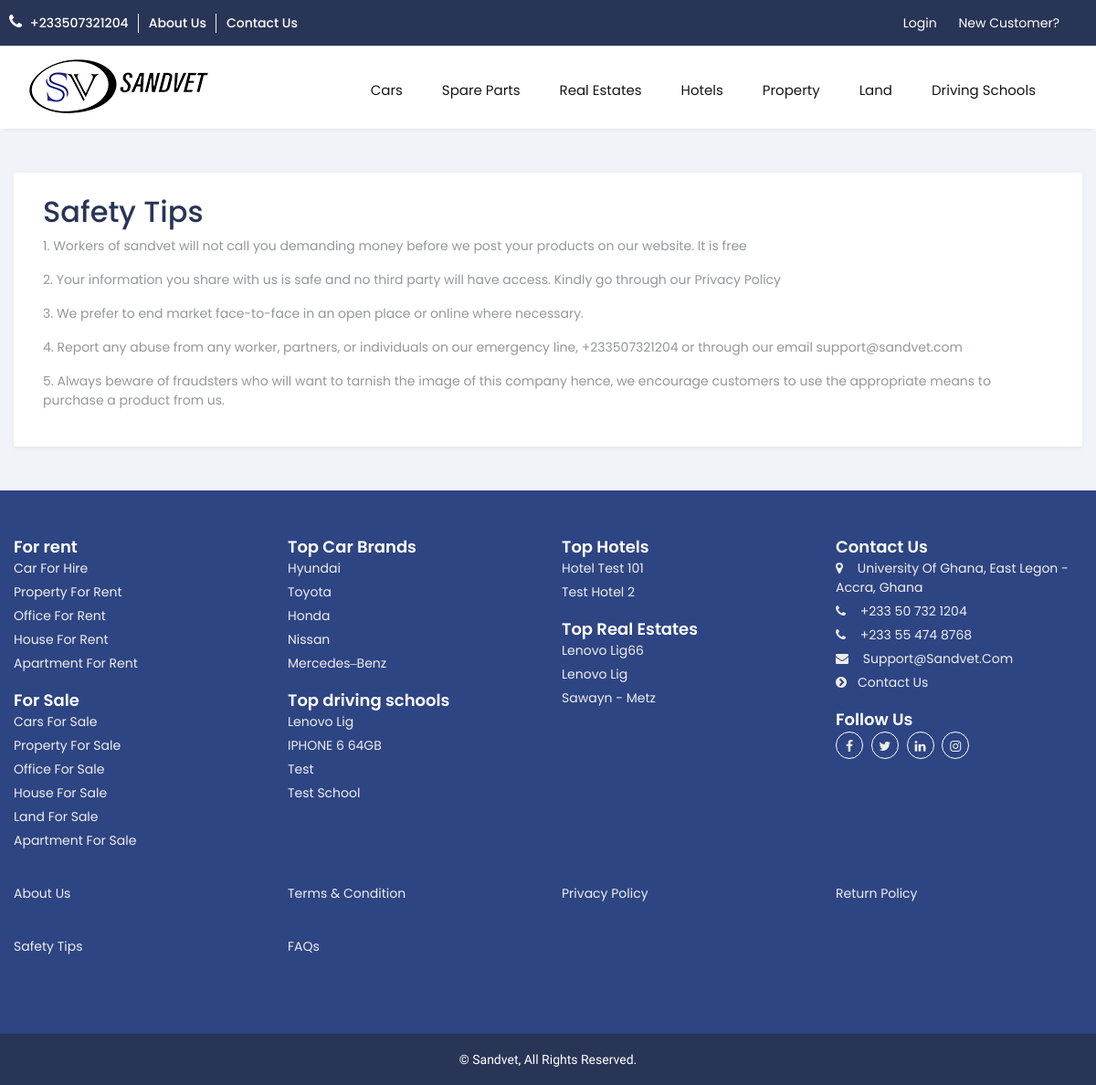
Screenshot of /safety-tips/ with the database file from the repository.
### property/models.py (models this page shows, shortened)
class Category(models.Model):
    title = models.CharField(max_length=200, null=True, blank=True, unique=True)
    created_at = models.DateTimeField(auto_now_add=True)
    slug = AutoSlugField(populate_from='title',unique_with='created_at__month',slugify=custom_slugify )
    class Meta:
        ordering = ['-id']
    def get_for_sale_category_url(self):
        return reverse("property:for-sale-cate", kwargs={
            'slug': self.slug
        })
    def get_for_rent_category_url(self):
        return reverse("property:for-rent-cate", kwargs={
            'slug': self.slug
        })

class Hotel(models.Model):
    title = models.CharField(max_length=200,null=True)
    location_address = models.CharField(max_length=200, null=True)
    locality = models.ForeignKey(Locality, on_delete=models.CASCADE, null=True)
    region = models.CharField(choices=REGIONS_LIST, max_length=20, null=True)
    logo = models.ImageField(upload_to='hotels/logo', null=True)
    image = models.ImageField(upload_to='hotels/')
    description = models.TextField(null=True, blank=False)
    rate = models.CharField(choices=STAR_RATING, max_length=1, null=True, blank=True)
    free_parking = models.BooleanField(default=False)
    free_wiFi = models.BooleanField(default=False)
    pool = models.BooleanField(default=False)
    fitness_center = models.BooleanField(default=False)
    free_breakfast = models.BooleanField(default=False)
    free_airport_transportation = models.BooleanField(default=False)
    conference_facilities = models.BooleanField(default=False)
    bar_or_lounge = models.BooleanField(default=False)
    views = models.PositiveIntegerField(default=0)
    featured = models.PositiveIntegerField(default=0)
    created_at = models.DateTimeField(auto_now_add=True)
    slug = AutoSlugField(
                populate_from='title',
                unique_with='created_at__month',
                slugify=custom_slugify
            )
    def get_absolute_url(self):
        return reverse("property:hotel-detail", kwargs={
            'slug': self.slug
        })

class RealEstate(models.Model):
    title = models.CharField(max_length=200,null=True, unique=True)
    region = models.CharField(choices=REGIONS_LIST, max_length=20, null=True, blank=True)
    locality = models.ForeignKey(Locality, on_delete=models.CASCADE, null=True, blank=True)
    location_address = models.CharField(max_length=200, null=True)
    url = models.URLField(max_length=200, null=True, blank=True)
    logo = models.ImageField(upload_to='realeastate/logo', null=True)
    image = models.ImageField(upload_to='realeastate/')
    description = models.TextField(null=True, blank=False)
    views = models.PositiveIntegerField(default=0)
    featured = models.PositiveIntegerField(default=0)
    created_at = models.DateTimeField(auto_now_add=True)
    slug = AutoSlugField(
                populate_from='title',
                unique_with='created_at__month',
                slugify=custom_slugify
            )
    def get_absolute_url(self):
        return reverse("property:realestate-detail", kwargs={
            'slug': self.slug
        })

### cars/models.py (models this page shows, shortened)
class Brand(models.Model):
    name = models.CharField(unique=True, max_length=200)
    featured = models.PositiveIntegerField(default=0)
    image = models.ImageField(upload_to='brands/', null=True, blank=True)
    created_at = models.DateTimeField(auto_now_add=True)
    views = models.PositiveIntegerField(default=0)
    slug = AutoSlugField(populate_from='name', unique_with='created_at__month', slugify=custom_slugify )
    def get_absolute_url(self):
        return reverse("cars:brand", kwargs={
            'slug': self.slug
        })

class School(models.Model):
    title = models.CharField(max_length=200,null=True)
    region = models.CharField(max_length=20, choices=REGIONS_LIST, null=True, blank=True)
    locality = models.ForeignKey(Locality, on_delete=models.SET_NULL, null=True, blank=True, related_name='schoollocality')
    image = models.ImageField(upload_to='school/')
    description = models.TextField(null=True, blank=False)
    location = models.CharField(max_length=20, null=True, blank=True)
    views = models.PositiveIntegerField(default=0)
    featured = models.PositiveIntegerField(default=0)
    created_at = models.DateTimeField(auto_now_add=True)
    slug = AutoSlugField(populate_from='title',unique_with='created_at__month',slugify=custom_slugify )
    def get_absolute_url(self):
        return reverse("cars:school-detail", kwargs={
            'slug': self.slug
        })

### core/views.py (the view)
# urls.py: path('safety-tips/', SafetyPage, name='safety-tips'),
def SafetyPage(request):
    context = {
        'category_list_nav': Category.objects.filter((~Q(title="land"))),
        'category_list': Category.objects.all(),
        'brands_list': Brand.objects.order_by('-views')[:7],
        'driving_list': School.objects.order_by('-views')[:7],
        'hotels_list': Hotel.objects.order_by('-views')[:7],
        'realestates_list': RealEstate.objects.order_by('-views')[:7],
    }
    return render(request, 'safety-tips.html', context)

### templates/safety-tips.html (shortened to what this page needs)
{% extends 'base.html' %}
{% load static %}
{% load humanize %}
{% block content %}
<section class="py-5">
    <div class="container">
        <div class="row">
            <div class="col-md-12">
                <div class="card">
                    <h3 class="h2">Safety Tips</h3>
                    <ul>
                            <li class="mb-3">1. Workers of sandvet will not call you demanding money before we post your products on our website. It is free
                            </li>
                            <li class="mb-3">2. Your information you share with us is safe and no third party will have access. Kindly go through our Privacy Policy
                            </li>
                            <li class="mb-3">3. We prefer to end market face-to-face in an open place or online where necessary.
                            </li>
                            <li class="mb-3">4. Report any abuse from any worker, partners, or individuals on our emergency line, +233507321204 or through our email support@sandvet.com
                            </li>
                            <li class="mb-3">5. Always beware of fraudsters who will want to tarnish the image of this company hence, we encourage customers to use the appropriate means to purchase a product from us.</li>
                        </ul>
                </div>
            </div>
        </div>
    </div>
</section>
{%endblock%}

### templates/includes/footer.html (shortened to what this page needs)
{% load crispy_forms_tags %}
<section class="bottom__section">
    <div class="container placeholder-container">
        <div class="row hideView">
            <div class="widget col-xl-3 col-sm-6 col-md-4">
                <div class="widget-footer-contacts">
                    <h3>For rent</h3>
                    <ul class="footer-list">
                        <li><span class="value"><a href="{% url 'cars:car-for-hire' %}">Car For Hire</a></li>
                        <li><span class="value"><a href="{% url 'property:for-rent' %}">Property for rent</a></span></li>
                        {% for cate in category_list_nav %}
                        <li><span class="value"><a href="{{cate.get_for_rent_category_url}}">{{cate.title}} for rent</a></span></li>
                        {%endfor%}
                    </ul>
                </div>
                <div class="widget-footer-contacts mt-3">
                    <h3>For Sale</h3>
                    <ul class="footer-list">
                        <li><span class="value"><a href="{% url 'cars:car-for-sale' %}">Cars for sale</a></li>
                        <li><span class="value"><a href="{% url 'property:for-sale' %}">Property for sale</a></span></li>
                        {% for cate in category_list %}
                        <li><span class="value"><a href="{{cate.get_for_sale_category_url}}">{{cate.title}} for sale</a></span></li>
                        {%endfor%}
                    </ul>
                </div>
            </div>
            <div class="widget col-xl-3 col-sm-6 col-md-4">
                <div class="widget-footer-contacts">
                    <h3>Top Car Brands</h3>
                    <ul class="footer-list">
                        {% for tbrand in brands_list %}
                        <li><span class="value"><a href="{{tbrand.get_absolute_url}}">{{tbrand.name}} </a></span></li>
                        {%endfor%}
                    </ul>
                </div>
                <div class="widget-footer-contacts mt-3">
                    <h3>Top driving schools</h3>
                    <ul class="footer-list">
                        {% for list in driving_list %}
                            <li><span class="value"><a href="{{list.get_absolute_url}}">{{list.title}}</a></span></li>
                        {%endfor%}
                    </ul>
                </div>
            </div>
            <div id="widget-follow-us-1" class="widget footer-regular widget-follow-us block-selio col-xl-3 col-sm-12 col-md-5">
                <div class="widget-footer-contacts">
                    <h3>Top Hotels</h3>
                    <ul class="footer-list">
                        {% for list in hotels_list %}
                            <li><span class="value"><a href="{{list.get_absolute_url}}">{{list.title}}</a></span></li>
                        {%endfor%}
                    </ul>
                </div>
                <div class="widget-footer-contacts mt-3">
                    <h3>Top Real Estates</h3>
                    <ul class="footer-list">
                        {% for list in realestates_list %}
                            <li><span class="value"><a href="{{list.get_absolute_url}}">{{list.title}}</a></span></li>
                        {%endfor%}
                    </ul>
                </div>
            </div>
            <div id="widget-footer-contacts-1" class="widget footer-regular widget-footer-contacts block-selio col-xl-3 col-sm-6 col-md-3">
                <div class="widget-footer-contacts">
                    <h3>Contact Us</h3>
                    <ul class="footer-list">
                        <li><i class="fa fa-map-marker"></i> <span class="value">University of Ghana, East Legon - Accra, Ghana</span></li>
                        <li><i class="fa fa-phone"></i> <span class="value"><a href="tel://+233507321204">+233 50 732 1204</a></span></li>
                        <li><i class="fa fa-phone"></i> <span class="value"><a href="tel://+233554748768">+233 55 474 8768</a></span></li>
                        <li><i class="fa fa-envelope"></i> <span class="value"><a href="mailto:support@sandvet.com">support@sandvet.com</a></span></li>
                        <li><i class="fa fa-chevron-circle-right"></i><span class="value"><a href="{% url 'core:contact' %}">Contact Us</a></span></li>
                    </ul>
                </div>
                <div class="widget-footer-contacts mt-3">
                    <h3>Follow Us</h3>
                    <div class="footer-social">
                        <a href="https://web.facebook.com/Wise-Life-Hacks-113283473860191"><i class="fa fa-facebook"></i></a>
                        <a href="https://twitter.com/QueenElizabet4"><i class="fa fa-twitter"></i></a>
                        <a href="https://www.linkedin.com/in/rhema-mensah-amoabeng-2130a61b8/"><i class="fa fa-linkedin"></i></a>
                        <a href="https://www.instagram.com/sandvetshops/?hl=en"><i class="fa fa-instagram"></i></a>
                    </div>
                </div>
            </div>
            <div class="widget col-xl-3 col-sm-6 col-md-4">
                <div class="widget-footer-contacts">
                    <ul class="footer-list">
                        <li class=""><span class="value"><a href="{% url 'core:about' %}">About Us</a></span></li>
                    </ul>
                </div>
            </div>
            <div class="widget col-xl-3 col-sm-6 col-md-4">
                <div class="widget-footer-contacts">
                    <ul class="footer-list">
                        <li class=""><span class="value"><a href="{% url 'core:conditions' %}">Terms & Condition</a></span></li>
                    </ul>
                </div>
            </div>
            <div class="widget col-xl-3 col-sm-6 col-md-4">
                <div class="widget-footer-contacts">
                    <ul class="footer-list">
                        <li class=""><span class="value"><a href="{% url 'core:privacy-policy' %}">Privacy Policy</a></span></li>
                    </ul>
                </div>
            </div>
            <div class="widget col-xl-3 col-sm-6 col-md-4">
                <div class="widget-footer-contacts">
                    <ul class="footer-list">
                        <li class=""><span class="value"><a href="{% url 'core:return-policy' %}">Return Policy</a></span></li>
                    </ul>
                </div>
            </div>
            <div class="widget col-xl-3 col-sm-6 col-md-4">
                <div class="widget-footer-contacts">
                    <ul class="footer-list">
                        <li class=""><span class="value"><a href="{% url 'core:safety-tips' %}">Safety Tips </a></span></li>
                    </ul>
                </div>
            </div>
            <div class="widget col-xl-3 col-sm-6 col-md-4">
                <div class="widget-footer-contacts">
                    <ul class="footer-list">
                        <li class=""><span class="value"><a href="{% url 'core:faqs' %}">FAQs</a></span></li>
                    </ul>
                </div>
            </div>
            </div>
        </div>
        </div>
<footer class="footer">
    <div class="container">
        <div class="row">
            <div class="col-xl-12">
                <div class="footer-content">
                    <div class="row justify-content-between">
                        <div class="col-xl-12">
                            <div class="copyright text-center">
                                <p><a href="tel://+233557566646">&copy; Sandvet, All Rights Reserved.</a></p>
                            </div>
                        </div>
                    </div>
                </div>
            </div>
        </div>
    </div>
</footer>

### rows the page displays
Category: title "Office"
Category: title "House"
Category: title "Apartment"
Category: title "Land"
Brand: name "Hyundai"
Brand: name "Toyota"
Brand: name "Honda"
Brand: name "Nissan"
Brand: name "Mercedes‒Benz"
School: title "Lenovo Lig"
School: title "IPHONE 6 64GB"
School: title "Test"
School: title "Test School"
Hotel: title "Hotel Test 101"
Hotel: title "Test Hotel 2"
RealEstate: title "Lenovo Lig66"
RealEstate: title "Lenovo Lig"
RealEstate: title "Sawayn - Metz"
